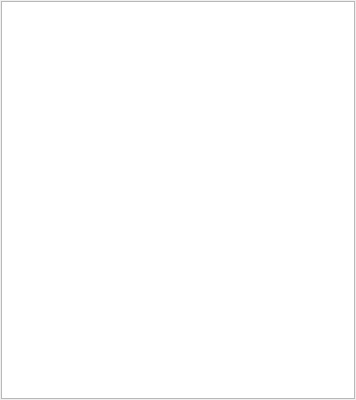
<?xml version="1.0" encoding="UTF-8"?>
<ui version="4.0">
 <class>BonesListRollout</class>
 <widget class="QWidget" name="BonesListRollout">
  <property name="geometry">
   <rect>
    <x>0</x>
    <y>0</y>
    <width>356</width>
    <height>400</height>
   </rect>
  </property>
  <property name="minimumSize">
   <size>
    <width>0</width>
    <height>350</height>
   </size>
  </property>
  <property name="windowTitle">
   <string>Bones list:</string>
  </property>
  <layout class="QHBoxLayout" name="horizontalLayout">
   <property name="spacing">
    <number>0</number>
   </property>
   <property name="leftMargin">
    <number>1</number>
   </property>
   <property name="topMargin">
    <number>1</number>
   </property>
   <property name="rightMargin">
    <number>1</number>
   </property>
   <property name="bottomMargin">
    <number>1</number>
   </property>
   <item>
    <widget class="QTreeWidget" name="bonesTree">
     <property name="headerHidden">
      <bool>true</bool>
     </property>
     <attribute name="headerStretchLastSection">
      <bool>false</bool>
     </attribute>
     <column>
      <property name="text">
       <string notr="true">1</string>
      </property>
     </column>
    </widget>
   </item>
  </layout>
 </widget>
 <resources/>
 <connections/>
</ui>
